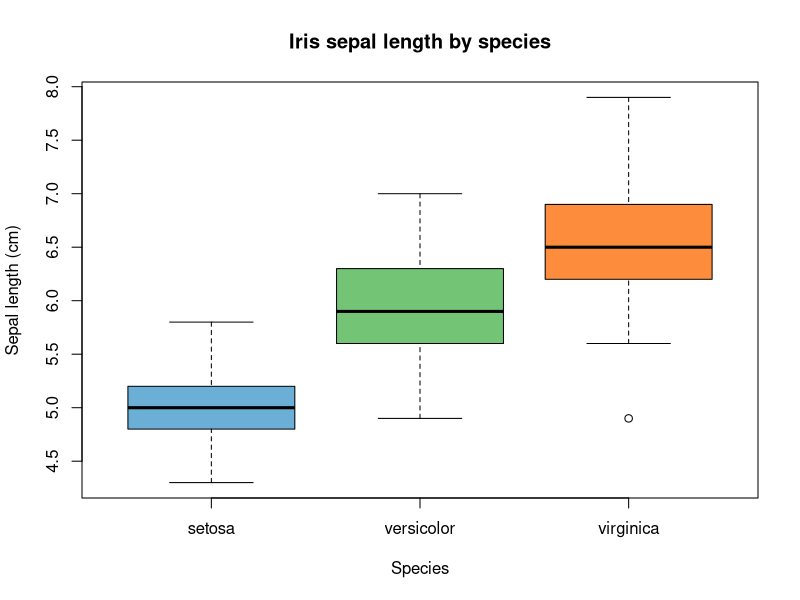

Generate this figure with R:
# BIOSTAT 721: a small reproducible analysis

# Summarize sepal length by iris species using base R.
sepal_summary <- aggregate(
  Sepal.Length ~ Species,
  data = iris,
  FUN = function(x) c(mean = mean(x), sd = sd(x))
)

print(sepal_summary)

# Create a simple figure in a reproducible output folder.
dir.create("output", showWarnings = FALSE)
png("output/iris_sepal_length.png", width = 900, height = 600)
boxplot(
  Sepal.Length ~ Species,
  data = iris,
  col = c("#6BAED6", "#74C476", "#FD8D3C"),
  xlab = "Species",
  ylab = "Sepal length (cm)",
  main = "Iris sepal length by species"
)
dev.off()
